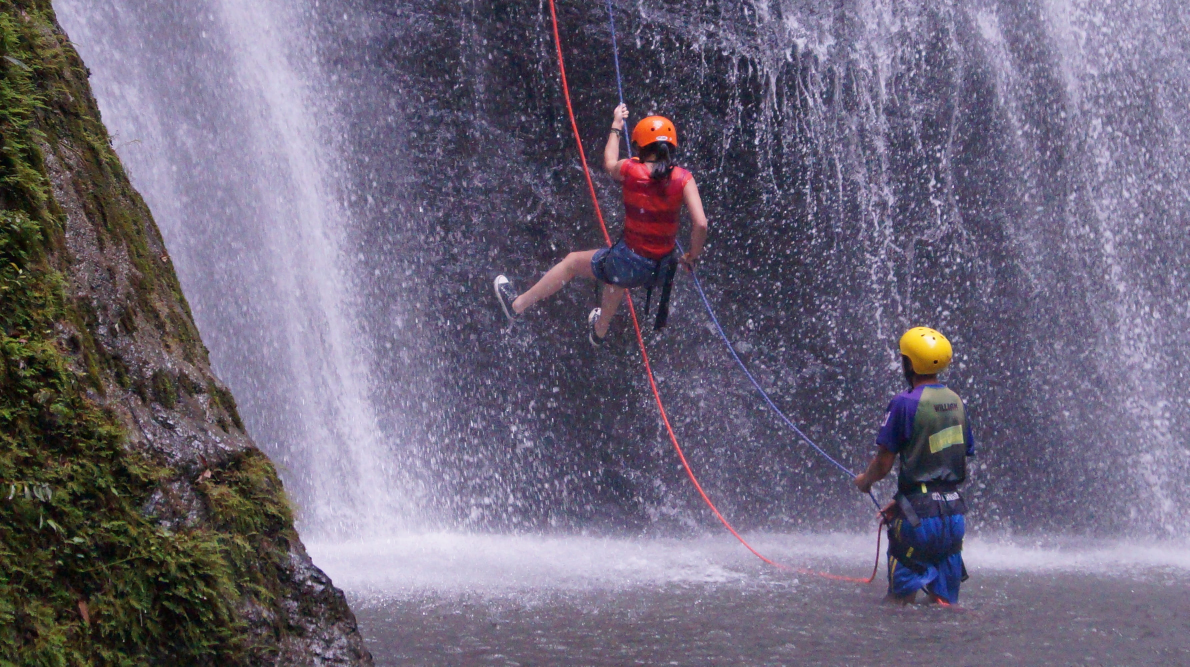
%> input picture mountaineer.jpg, 3568 x 2000 px (shown at 1/3 size)
$ octave algoritmh.m   (GNU Octave 9; MATLAB toolbox functions it lacks are replaced by stand-ins)
%> lines starting %> are read from the running program, lines starting %| are printed output that depends on the picture
%% start
clear all
close all
clc
%% load image
I = imread('./mountaineer.jpg');
%I = double(I);
I = rgb2gray(I);
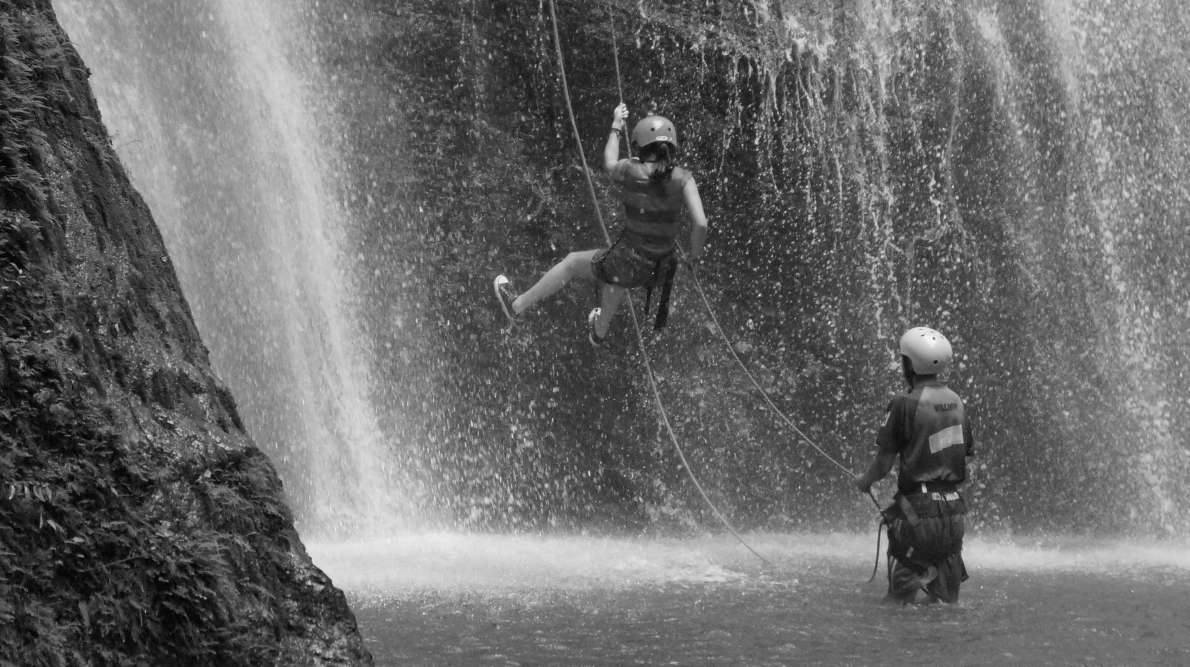
%> I: size 2000x3568 uint8 (shown at 1/3 size); min 0, max 254, mean 107.1
%I = I(100:end-50,1:end-80);
s=6;
I = I(1:s:end,1:s:end,:);
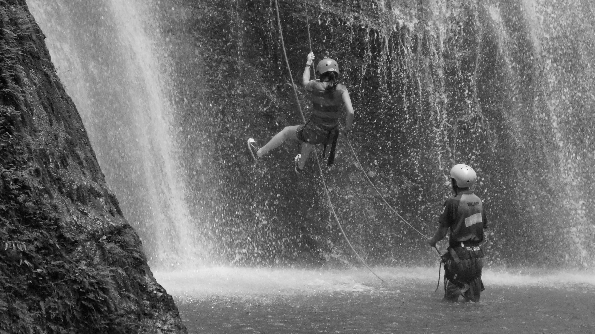
%> I: size 334x595 uint8; min 0, max 254, mean 107.1
I = double(I);
%> I: size 334x595 double
imshow(I,gray);

[col1, row1] = size(I);
%> col1 = 334; row1 = 595
%% selecting area
grayImage = I;
imshow(I, []);
axis on;
title('Original Grayscale Image');
set(gcf, 'Position', get(0,'Screensize')); % Maximize figure.

% Ask user to draw freehand mask.
message = sprintf('Left click and hold to begin drawing.\nSimply press enter to finish');
uiwait(msgbox(message));
%> (the run ends here)
